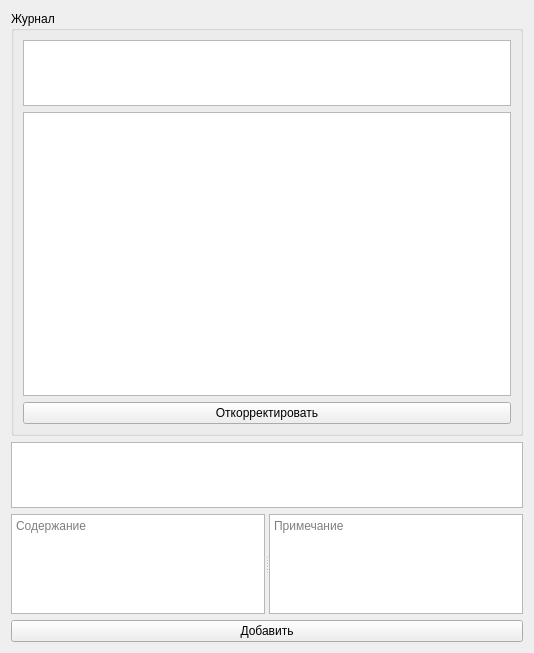
      <widget class="QWidget" name="tab_9">
       <attribute name="title">
        <string>Замечания по МК</string>
       </attribute>
       <layout class="QVBoxLayout" name="verticalLayout_13">
        <item>
         <widget class="QGroupBox" name="groupBox">
          <property name="title">
           <string>Журнал</string>
          </property>
          <layout class="QVBoxLayout" name="verticalLayout_10">
           <item>
            <widget class="QTableWidget" name="tbl_zamech_filtr">
             <property name="maximumSize">
              <size>
               <width>16777215</width>
               <height>66</height>
              </size>
             </property>
            </widget>
           </item>
           <item>
            <widget class="QTableWidget" name="tbl_zamech"/>
           </item>
           <item>
            <widget class="QPushButton" name="btn_edit_zamech">
             <property name="text">
              <string>Откорректировать</string>
             </property>
            </widget>
           </item>
          </layout>
         </widget>
        </item>
        <item>
         <widget class="QTableWidget" name="tbl_zamech_add_field">
          <property name="maximumSize">
           <size>
            <width>16777215</width>
            <height>66</height>
           </size>
          </property>
         </widget>
        </item>
        <item>
         <layout class="QVBoxLayout" name="verticalLayout_11">
          <item>
           <widget class="QSplitter" name="splitter">
            <property name="orientation">
             <enum>Qt::Horizontal</enum>
            </property>
            <widget class="QPlainTextEdit" name="pte_zamechnie">
             <property name="minimumSize">
              <size>
               <width>0</width>
               <height>100</height>
              </size>
             </property>
             <property name="maximumSize">
              <size>
               <width>16777215</width>
               <height>80</height>
              </size>
             </property>
             <property name="placeholderText">
              <string>Содержание</string>
             </property>
            </widget>
            <widget class="QPlainTextEdit" name="pte_primechanie">
             <property name="minimumSize">
              <size>
               <width>0</width>
               <height>100</height>
              </size>
             </property>
             <property name="maximumSize">
              <size>
               <width>16777215</width>
               <height>80</height>
              </size>
             </property>
             <property name="placeholderText">
              <string>Примечание</string>
             </property>
            </widget>
           </widget>
          </item>
          <item>
           <widget class="QPushButton" name="btn_add_zamech">
            <property name="text">
             <string>Добавить</string>
            </property>
           </widget>
          </item>
         </layout>
        </item>
       </layout>
      </widget>
